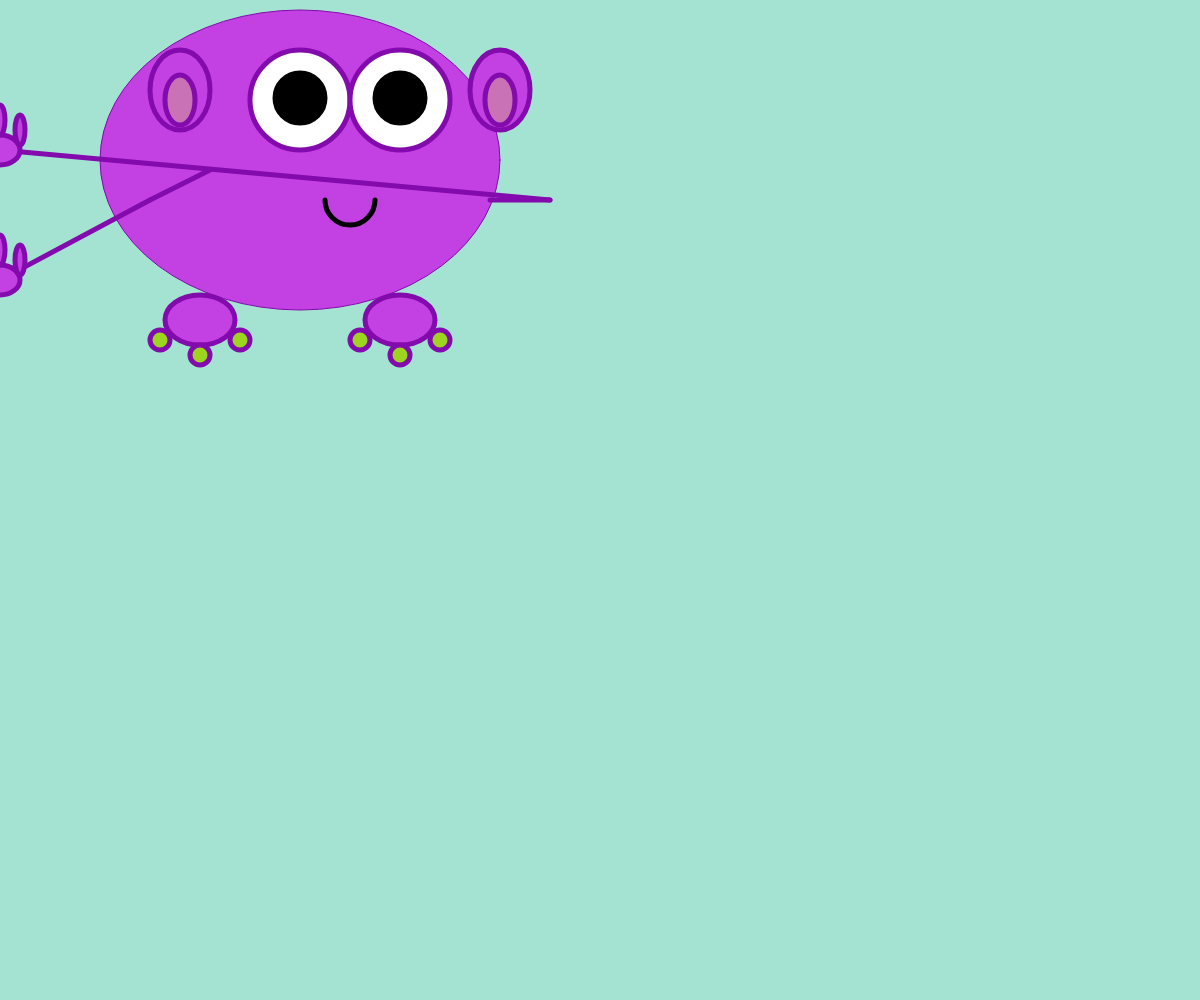
Frame 1 (no input)
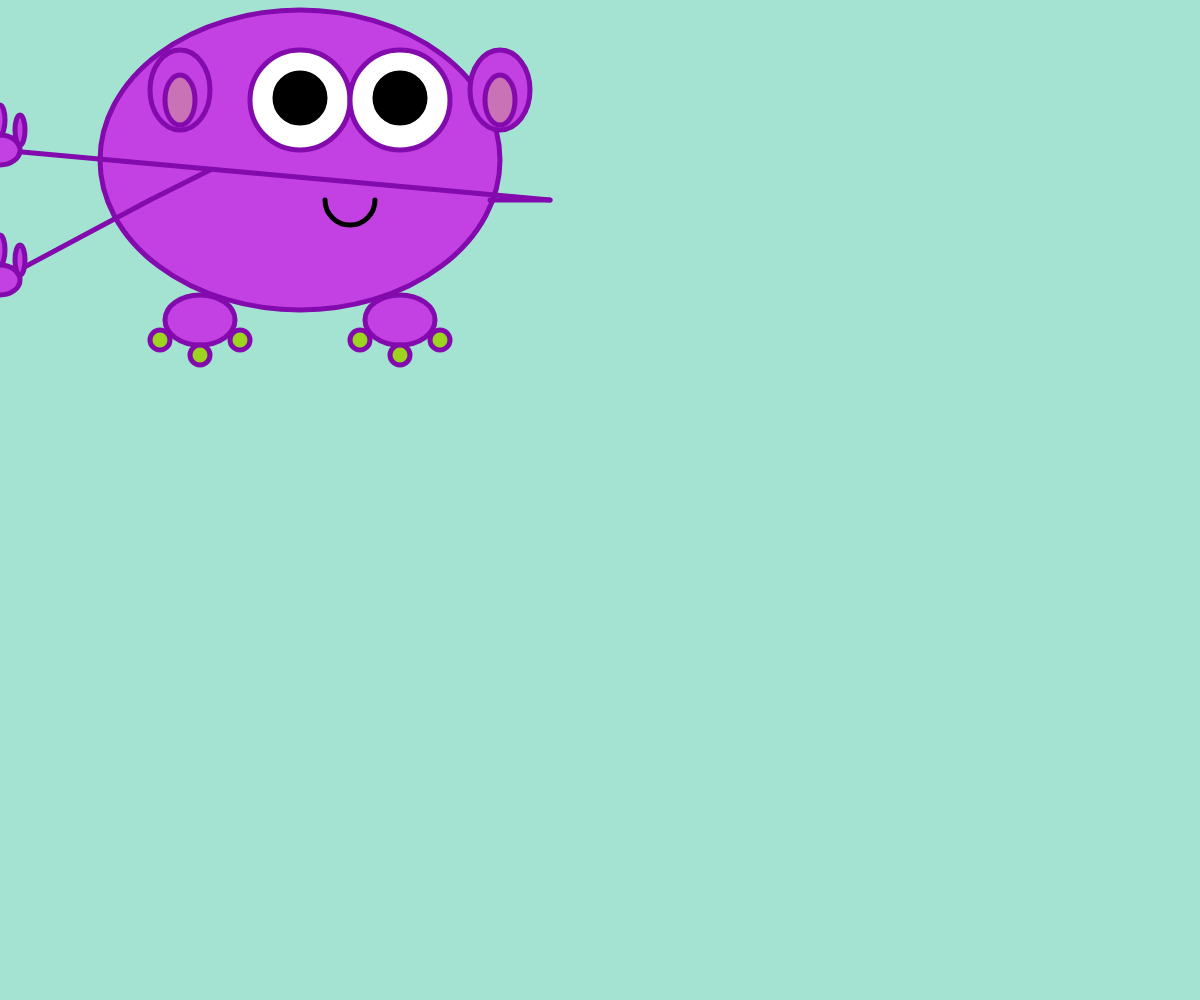
Frame 60 (no input)
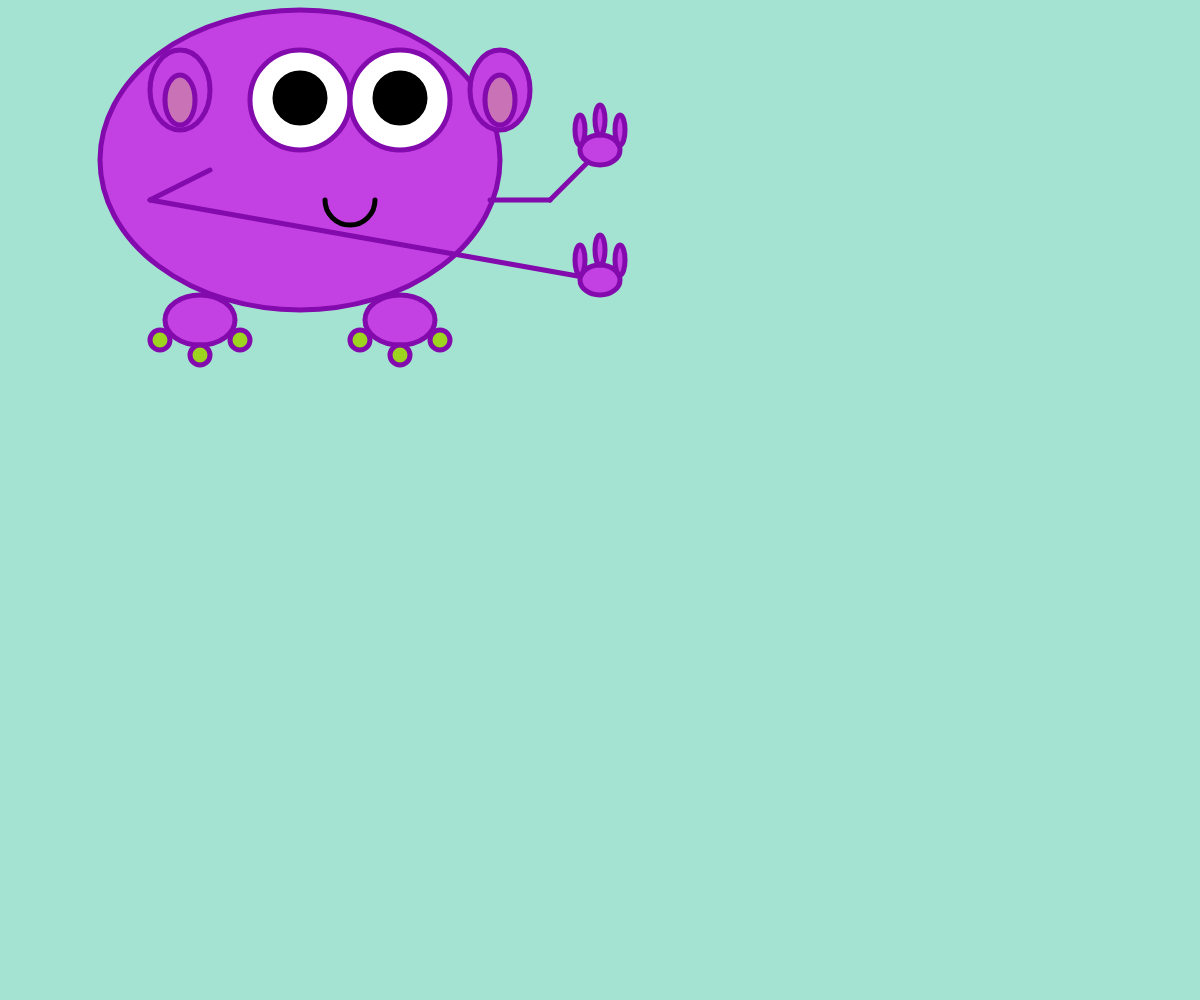
Frame 120 (the mouse pressed at the canvas centre since frame 60)

The p5.js sketch that drew these frames (run headless with seeded random() and noise() and a simulated clock; from frame 60 on, the mouse is pressed at the canvas centre):

// p5.js sketch
// ── sketch.js
function setup () {
  createCanvas( windowWidth, windowHeight);
  //create canvas based on the size of browser.
}
//set up variables
let armwave = 0
let headwidth = 400
let headheight = 300

//set up background and draw function
function draw (){
  background('rgb(164, 226, 209)');
  //make background light blue
  noCursor()
  //remove cursor
  // creature sandbox
    push();
    // head/body
      //translate( mouseX, mouseY );
      fill('rgb(195, 64, 226)');
      stroke('rgb(131, 10, 173)');
      ellipse(300 , 160, headwidth, headheight);

        push();

          fill('white')
        // MAKE EYES WHITE
          stroke('rgb(131, 10, 173)');
          strokeWeight(5);
        //make stroke purple
          ellipse(300, 100, 100, 100 );
        // create eyes
          ellipse(400, 100, 100, 100);

            push();
            //translate( mouseX, mouseY );
            // make pupils follow mouse
              fill('black')
              stroke('black')
            //make pupils black
              ellipse(300, 98, 50, 50);
            //make pupils
              ellipse(400, 98, 50, 50);

                push();
                //create smile
                noFill();
                arc(350, 200, 50, 50, 0, PI, OPEN);

                    push();
                      // make ears
                      stroke('rgb(131, 10, 173)')
                      fill('rgb(195, 64, 226)');
                      ellipse(180, 90, 60, 80);
                      ellipse(500, 90, 60, 80);
                      fill('rgb(201, 114, 182)');
                      ellipse(180, 100, 30, 50);
                      ellipse(500, 100, 30, 50);
                        push();
                        
                        //make arms

                          line(490, 200, 550, 200);
                          line(150, 200, 210, 170);

                          push();
                          //make arms move

                            line(550, 200, mouseX, 150);
                            line(150, 200, mouseX, 280);
                            //make hands move with arms
                              push();
                              stroke('rgb(131, 10, 173)')
                                fill('rgb(195, 64, 226)');
                                ellipse(mouseX, 150, 40, 30);
                                ellipse(mouseX, 280, 40, 30);
                                //make fingers on left hand
                                ellipse(mouseX, 250, 10, 30);
                                ellipse(mouseX - 20, 260, 10, 30);
                                ellipse(mouseX + 20, 260, 10, 30);
                                //make fingers on right hand
                                ellipse(mouseX, 120, 10, 30);
                                ellipse(mouseX - 20, 130, 10, 30);
                                ellipse(mouseX + 20, 130, 10, 30);

                                  push();
                                    //make feet
                                    ellipse(400, 320, 70, 50);
                                    ellipse(200, 320, 70, 50);

                                      push();

                                      // make toes, right foot
                                        fill('rgb(157, 212, 31)')
                                        ellipse (400, 355, 20, 20);
                                        ellipse(440, 340, 20, 20);
                                        ellipse(360, 340, 20, 20);
                                        //make toes, left foot
                                        ellipse(200, 355, 20, 20);
                                        ellipse(240, 340, 20, 20);
                                        ellipse(160, 340, 20, 20);


                  pop();






    pop()


  pop()

pop()

}
